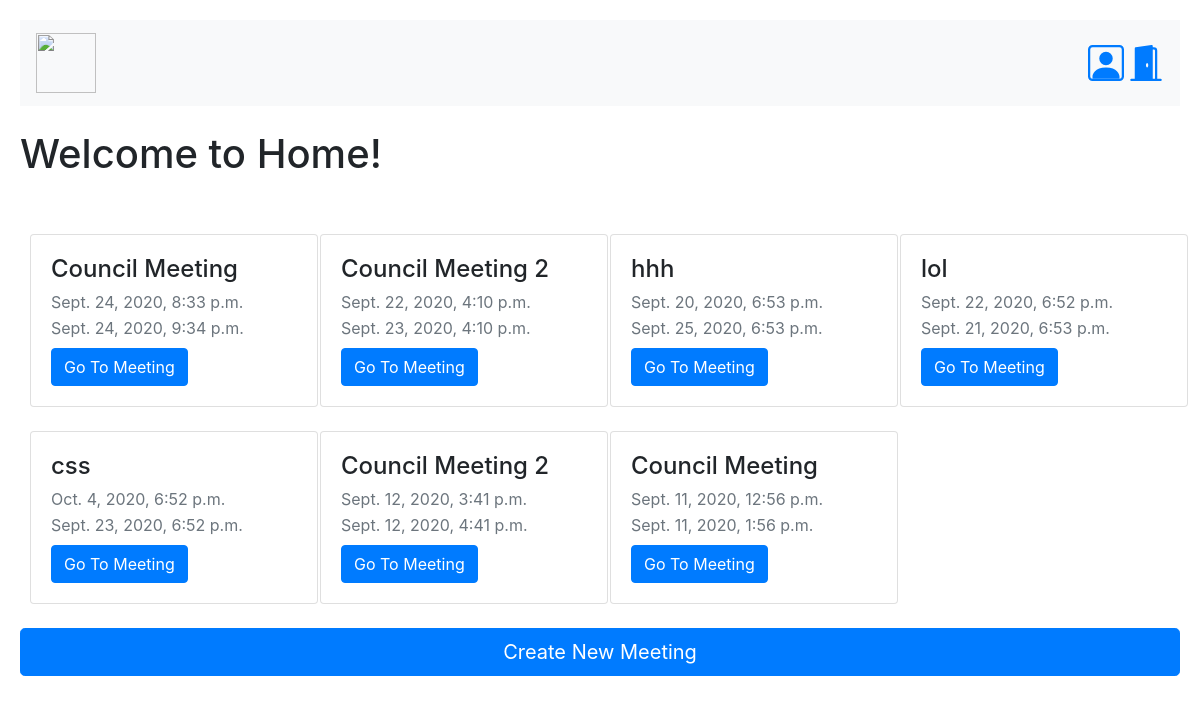
The page /home/ (signed in) on the database as committed earlier.
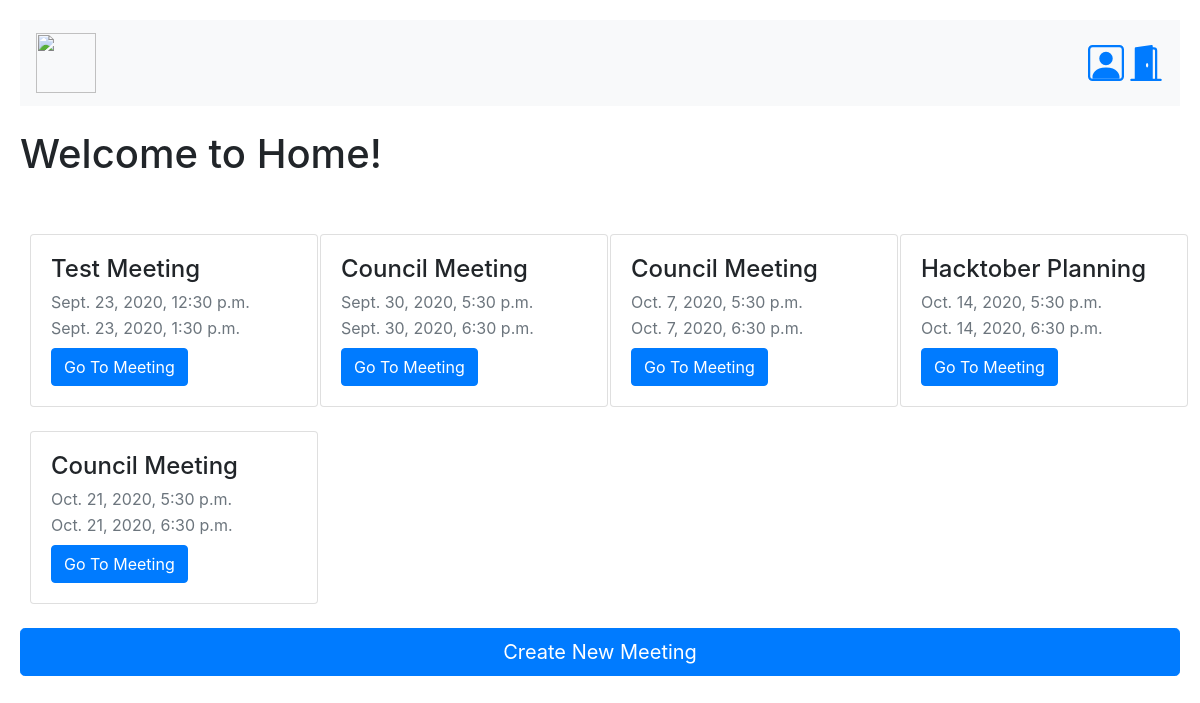
The same page on the database as committed later.
### meeting/models.py (models this page shows)
class meeting(models.Model):
	meetingHeader = models.CharField(max_length=255, default="")
	startTime = models.DateTimeField(blank=False)
	endTime = models.DateTimeField(blank=False)
	createdOn = models.DateTimeField(auto_now_add=True)
	attendedBy = models.ManyToManyField(User)

### meeting/views.py (the view, shortened to what this page needs)
# urls.py: path('home/', meetingViews.home_view, name="home_view"),
def home_view(request):
	if request.user.is_authenticated:
		request.session['MeetingInFocus'] = None
		context = {
			'administratorStatus' : False
		}
		currentUser = loginModel.User.objects.get(username=request.user.username)
		meetings_list = meetingModel.meeting.objects.all().order_by("-createdOn")
		context['meetings_list'] = meetings_list
		if currentUser.administratorStatus:
			context['administratorStatus'] = True
		return render(request, 'home.html', context)
	else:
		return redirect('login_view')

### meeting/templates/home.html (shortened to what this page needs)
<!DOCTYPE html>
<html>
	<head>
		{% load static %}
		<link rel="stylesheet" type="text/css" href="{% static 'login/login.css' %}">
		<link rel="stylesheet" href="https://stackpath.bootstrapcdn.com/bootstrap/4.5.2/css/bootstrap.min.css">
	</head>
	<body>
		<nav class="navbar navbar-light bg-light">
	  		<a class="navbar-brand" href="{% url 'home_view' %}">
	    		<img src="{% static 'login/cssLogo.png' %}" width="60" height="60" class="d-inline-block align-top" alt="">
	  		</a>
	  		<div>
	  		<a href="{% url 'account_view' %}" class="ml-auto">
</a>
	  		<a href="{% url 'logout_view' %}"></a>
			</div>
		</nav>
		<br>
		<h1>Welcome to Home!</h1>
		<br><br>
		<div class="rows">
			{% for meeting in meetings_list %}
				<div class="column">
					<div class="card" style="width: 18rem;">
						<div class="card-body">
							<h4 class="card-title">{{ meeting.meetingHeader }}</h4>
							<p class="card-subtitle mb-2 text-muted">{{ meeting.startTime }}</p>
							<p class="card-subtitle mb-2 text-muted">{{ meeting.endTime }}</p>
							<form method="POST">
								<button class="btn btn-primary" type="submit" name="{{ meeting.id }}">Go To Meeting</button>
							</form>
						</div>
					</div>
					<br>
				</div>
			{% endfor %}
		</div>
		<form method="POST">
			{% if administratorStatus %}
				<button type="submit" name="create_new_meeting" class="btn btn-primary btn-lg btn-block">Create New Meeting</button>
			{% else %}
				<button disabled type="submit" name="create_new_meeting" class="btn btn-primary btn-lg btn-block">Create New Meeting</button>
			{% endif %}
		</form>
	</body>
</html>

### login/static/login/login.css (style rules this page uses)
body { padding:20px; }
.column { float: left; width: 25%; padding: 0 10px; }

Rows that differ between the two databases and show on the page:
removed meeting: meetingHeader "Council Meeting", startTime "Sept. 24, 2020, 8:33 p.m.", endTime "Sept. 24, 2020, 9:34 p.m."
removed meeting: meetingHeader "Council Meeting 2", startTime "Sept. 22, 2020, 4:10 p.m.", endTime "Sept. 23, 2020, 4:10 p.m."
removed meeting: meetingHeader "hhh", startTime "Sept. 20, 2020, 6:53 p.m.", endTime "Sept. 25, 2020, 6:53 p.m."
removed meeting: meetingHeader "lol", startTime "Sept. 22, 2020, 6:52 p.m.", endTime "Sept. 21, 2020, 6:53 p.m."
removed meeting: meetingHeader "css", startTime "Oct. 4, 2020, 6:52 p.m.", endTime "Sept. 23, 2020, 6:52 p.m."
removed meeting: meetingHeader "Council Meeting 2", startTime "Sept. 12, 2020, 3:41 p.m.", endTime "Sept. 12, 2020, 4:41 p.m."
removed meeting: meetingHeader "Council Meeting", startTime "Sept. 11, 2020, 12:56 p.m.", endTime "Sept. 11, 2020, 1:56 p.m."
added meeting: meetingHeader "Test Meeting", startTime "Sept. 23, 2020, 12:30 p.m.", endTime "Sept. 23, 2020, 1:30 p.m."
added meeting: meetingHeader "Council Meeting", startTime "Sept. 30, 2020, 5:30 p.m.", endTime "Sept. 30, 2020, 6:30 p.m."
added meeting: meetingHeader "Council Meeting", startTime "Oct. 7, 2020, 5:30 p.m.", endTime "Oct. 7, 2020, 6:30 p.m."
added meeting: meetingHeader "Hacktober Planning", startTime "Oct. 14, 2020, 5:30 p.m.", endTime "Oct. 14, 2020, 6:30 p.m."
added meeting: meetingHeader "Council Meeting", startTime "Oct. 21, 2020, 5:30 p.m.", endTime "Oct. 21, 2020, 6:30 p.m."
